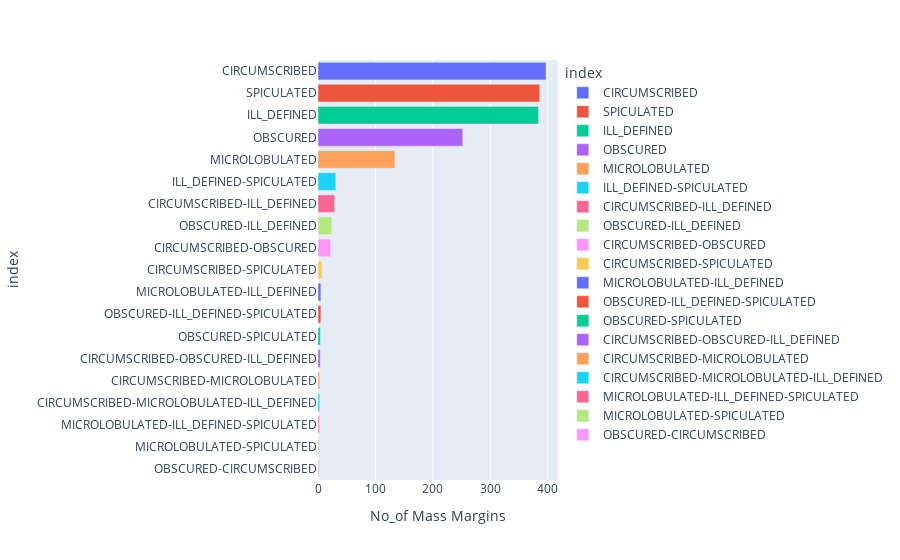

The notebook cell this image was saved under:
### Code cell
## plot the distribution types
margins_mass_full_data_graph= px.bar(data_frame= margins_mass_full_data, x= 'No_of Mass Margins', y= 'index', color='index')
##margins_mass_full_data_graph.update_layout(title='Types of Mass Margins', title_x=0.5, yaxis=dict(type='log'))
margins_mass_full_data_graph

### Figure 1 — Plotly figure (JSON) as saved in the notebook; plotly's stock layout.template omitted (floating-point values rounded to 4 significant figures)
{"data": [{"alignmentgroup": "True", "hovertemplate": "index=%{y}<br>No_of Mass Margins=%{x}<extra></extra>", "legendgroup": "CIRCUMSCRIBED", "marker": {"color": "#636efa", "pattern": {"shape": ""}}, "name": "CIRCUMSCRIBED", "offsetgroup": "CIRCUMSCRIBED", "orientation": "h", "showlegend": true, "textposition": "auto", "type": "bar", "x": [397], "xaxis": "x", "y": ["CIRCUMSCRIBED"], "yaxis": "y"}, {"alignmentgroup": "True", "hovertemplate": "index=%{y}<br>No_of Mass Margins=%{x}<extra></extra>", "legendgroup": "SPICULATED", "marker": {"color": "#EF553B", "pattern": {"shape": ""}}, "name": "SPICULATED", "offsetgroup": "SPICULATED", "orientation": "h", "showlegend": true, "textposition": "auto", "type": "bar", "x": [386], "xaxis": "x", "y": ["SPICULATED"], "yaxis": "y"}, {"alignmentgroup": "True", "hovertemplate": "index=%{y}<br>No_of Mass Margins=%{x}<extra></extra>", "legendgroup": "ILL_DEFINED", "marker": {"color": "#00cc96", "pattern": {"shape": ""}}, "name": "ILL_DEFINED", "offsetgroup": "ILL_DEFINED", "orientation": "h", "showlegend": true, "textposition": "auto", "type": "bar", "x": [384], "xaxis": "x", "y": ["ILL_DEFINED"], "yaxis": "y"}, {"alignmentgroup": "True", "hovertemplate": "index=%{y}<br>No_of Mass Margins=%{x}<extra></extra>", "legendgroup": "OBSCURED", "marker": {"color": "#ab63fa", "pattern": {"shape": ""}}, "name": "OBSCURED", "offsetgroup": "OBSCURED", "orientation": "h", "showlegend": true, "textposition": "auto", "type": "bar", "x": [252], "xaxis": "x", "y": ["OBSCURED"], "yaxis": "y"}, {"alignmentgroup": "True", "hovertemplate": "index=%{y}<br>No_of Mass Margins=%{x}<extra></extra>", "legendgroup": "MICROLOBULATED", "marker": {"color": "#FFA15A", "pattern": {"shape": ""}}, "name": "MICROLOBULATED", "offsetgroup": "MICROLOBULATED", "orientation": "h", "showlegend": true, "textposition": "auto", "type": "bar", "x": [134], "xaxis": "x", "y": ["MICROLOBULATED"], "yaxis": "y"}, {"alignmentgroup": "True", "hovertemplate": "index=%{y}<br>No_of Mass Margins=%{x}<extra></extra>", "legendgroup": "ILL_DEFINED-SPICULATED", "marker": {"color": "#19d3f3", "pattern": {"shape": ""}}, "name": "ILL_DEFINED-SPICULATED", "offsetgroup": "ILL_DEFINED-SPICULATED", "orientation": "h", "showlegend": true, "textposition": "auto", "type": "bar", "x": [31], "xaxis": "x", "y": ["ILL_DEFINED-SPICULATED"], "yaxis": "y"}, {"alignmentgroup": "True", "hovertemplate": "index=%{y}<br>No_of Mass Margins=%{x}<extra></extra>", "legendgroup": "CIRCUMSCRIBED-ILL_DEFINED", "marker": {"color": "#FF6692", "pattern": {"shape": ""}}, "name": "CIRCUMSCRIBED-ILL_DEFINED", "offsetgroup": "CIRCUMSCRIBED-ILL_DEFINED", "orientation": "h", "showlegend": true, "textposition": "auto", "type": "bar", "x": [29], "xaxis": "x", "y": ["CIRCUMSCRIBED-ILL_DEFINED"], "yaxis": "y"}, {"alignmentgroup": "True", "hovertemplate": "index=%{y}<br>No_of Mass Margins=%{x}<extra></extra>", "legendgroup": "OBSCURED-ILL_DEFINED", "marker": {"color": "#B6E880", "pattern": {"shape": ""}}, "name": "OBSCURED-ILL_DEFINED", "offsetgroup": "OBSCURED-ILL_DEFINED", "orientation": "h", "showlegend": true, "textposition": "auto", "type": "bar", "x": [24], "xaxis": "x", "y": ["OBSCURED-ILL_DEFINED"], "yaxis": "y"}, {"alignmentgroup": "True", "hovertemplate": "index=%{y}<br>No_of Mass Margins=%{x}<extra></extra>", "legendgroup": "CIRCUMSCRIBED-OBSCURED", "marker": {"color": "#FF97FF", "pattern": {"shape": ""}}, "name": "CIRCUMSCRIBED-OBSCURED", "offsetgroup": "CIRCUMSCRIBED-OBSCURED", "orientation": "h", "showlegend": true, "textposition": "auto", "type": "bar", "x": [22], "xaxis": "x", "y": ["CIRCUMSCRIBED-OBSCURED"], "yaxis": "y"}, {"alignmentgroup": "True", "hovertemplate": "index=%{y}<br>No_of Mass Margins=%{x}<extra></extra>", "legendgroup": "CIRCUMSCRIBED-SPICULATED", "marker": {"color": "#FECB52", "pattern": {"shape": ""}}, "name": "CIRCUMSCRIBED-SPICULATED", "offsetgroup": "CIRCUMSCRIBED-SPICULATED", "orientation": "h", "showlegend": true, "textposition": "auto", "type": "bar", "x": [7], "xaxis": "x", "y": ["CIRCUMSCRIBED-SPICULATED"], "yaxis": "y"}, {"alignmentgroup": "True", "hovertemplate": "index=%{y}<br>No_of Mass Margins=%{x}<extra></extra>", "legendgroup": "MICROLOBULATED-ILL_DEFINED", "marker": {"color": "#636efa", "pattern": {"shape": ""}}, "name": "MICROLOBULATED-ILL_DEFINED", "offsetgroup": "MICROLOBULATED-ILL_DEFINED", "orientation": "h", "showlegend": true, "textposition": "auto", "type": "bar", "x": [5], "xaxis": "x", "y": ["MICROLOBULATED-ILL_DEFINED"], "yaxis": "y"}, {"alignmentgroup": "True", "hovertemplate": "index=%{y}<br>No_of Mass Margins=%{x}<extra></extra>", "legendgroup": "OBSCURED-ILL_DEFINED-SPICULATED", "marker": {"color": "#EF553B", "pattern": {"shape": ""}}, "name": "OBSCURED-ILL_DEFINED-SPICULATED", "offsetgroup": "OBSCURED-ILL_DEFINED-SPICULATED", "orientation": "h", "showlegend": true, "textposition": "auto", "type": "bar", "x": [5], "xaxis": "x", "y": ["OBSCURED-ILL_DEFINED-SPICULATED"], "yaxis": "y"}, {"alignmentgroup": "True", "hovertemplate": "index=%{y}<br>No_of Mass Margins=%{x}<extra></extra>", "legendgroup": "OBSCURED-SPICULATED", "marker": {"color": "#00cc96", "pattern": {"shape": ""}}, "name": "OBSCURED-SPICULATED", "offsetgroup": "OBSCURED-SPICULATED", "orientation": "h", "showlegend": true, "textposition": "auto", "type": "bar", "x": [4], "xaxis": "x", "y": ["OBSCURED-SPICULATED"], "yaxis": "y"}, {"alignmentgroup": "True", "hovertemplate": "index=%{y}<br>No_of Mass Margins=%{x}<extra></extra>", "legendgroup": "CIRCUMSCRIBED-OBSCURED-ILL_DEFINED", "marker": {"color": "#ab63fa", "pattern": {"shape": ""}}, "name": "CIRCUMSCRIBED-OBSCURED-ILL_DEFINED", "offsetgroup": "CIRCUMSCRIBED-OBSCURED-ILL_DEFINED", "orientation": "h", "showlegend": true, "textposition": "auto", "type": "bar", "x": [4], "xaxis": "x", "y": ["CIRCUMSCRIBED-OBSCURED-ILL_DEFINED"], "yaxis": "y"}, {"alignmentgroup": "True", "hovertemplate": "index=%{y}<br>No_of Mass Margins=%{x}<extra></extra>", "legendgroup": "CIRCUMSCRIBED-MICROLOBULATED", "marker": {"color": "#FFA15A", "pattern": {"shape": ""}}, "name": "CIRCUMSCRIBED-MICROLOBULATED", "offsetgroup": "CIRCUMSCRIBED-MICROLOBULATED", "orientation": "h", "showlegend": true, "textposition": "auto", "type": "bar", "x": [3], "xaxis": "x", "y": ["CIRCUMSCRIBED-MICROLOBULATED"], "yaxis": "y"}, {"alignmentgroup": "True", "hovertemplate": "index=%{y}<br>No_of Mass Margins=%{x}<extra></extra>", "legendgroup": "CIRCUMSCRIBED-MICROLOBULATED-ILL_DEFINED", "marker": {"color": "#19d3f3", "pattern": {"shape": ""}}, "name": "CIRCUMSCRIBED-MICROLOBULATED-ILL_DEFINED", "offsetgroup": "CIRCUMSCRIBED-MICROLOBULATED-ILL_DEFINED", "orientation": "h", "showlegend": true, "textposition": "auto", "type": "bar", "x": [3], "xaxis": "x", "y": ["CIRCUMSCRIBED-MICROLOBULATED-ILL_DEFINED"], "yaxis": "y"}, {"alignmentgroup": "True", "hovertemplate": "index=%{y}<br>No_of Mass Margins=%{x}<extra></extra>", "legendgroup": "MICROLOBULATED-ILL_DEFINED-SPICULATED", "marker": {"color": "#FF6692", "pattern": {"shape": ""}}, "name": "MICROLOBULATED-ILL_DEFINED-SPICULATED", "offsetgroup": "MICROLOBULATED-ILL_DEFINED-SPICULATED", "orientation": "h", "showlegend": true, "textposition": "auto", "type": "bar", "x": [2], "xaxis": "x", "y": ["MICROLOBULATED-ILL_DEFINED-SPICULATED"], "yaxis": "y"}, {"alignmentgroup": "True", "hovertemplate": "index=%{y}<br>No_of Mass Margins=%{x}<extra></extra>", "legendgroup": "MICROLOBULATED-SPICULATED", "marker": {"color": "#B6E880", "pattern": {"shape": ""}}, "name": "MICROLOBULATED-SPICULATED", "offsetgroup": "MICROLOBULATED-SPICULATED", "orientation": "h", "showlegend": true, "textposition": "auto", "type": "bar", "x": [2], "xaxis": "x", "y": ["MICROLOBULATED-SPICULATED"], "yaxis": "y"}, {"alignmentgroup": "True", "hovertemplate": "index=%{y}<br>No_of Mass Margins=%{x}<extra></extra>", "legendgroup": "OBSCURED-CIRCUMSCRIBED", "marker": {"color": "#FF97FF", "pattern": {"shape": ""}}, "name": "OBSCURED-CIRCUMSCRIBED", "offsetgroup": "OBSCURED-CIRCUMSCRIBED", "orientation": "h", "showlegend": true, "textposition": "auto", "type": "bar", "x": [2], "xaxis": "x", "y": ["OBSCURED-CIRCUMSCRIBED"], "yaxis": "y"}], "layout": {"barmode": "relative", "legend": {"title": {"text": "index"}, "tracegroupgap": 0}, "margin": {"t": 60}, "xaxis": {"anchor": "y", "domain": [0, 1], "title": {"text": "No_of Mass Margins"}}, "yaxis": {"anchor": "x", "categoryarray": ["OBSCURED-CIRCUMSCRIBED", "MICROLOBULATED-SPICULATED", "MICROLOBULATED-ILL_DEFINED-SPICULATED", "CIRCUMSCRIBED-MICROLOBULATED-ILL_DEFINED", "CIRCUMSCRIBED-MICROLOBULATED", "CIRCUMSCRIBED-OBSCURED-ILL_DEFINED", "OBSCURED-SPICULATED", "OBSCURED-ILL_DEFINED-SPICULATED", "MICROLOBULATED-ILL_DEFINED", "CIRCUMSCRIBED-SPICULATED", "CIRCUMSCRIBED-OBSCURED", "OBSCURED-ILL_DEFINED", "CIRCUMSCRIBED-ILL_DEFINED", "ILL_DEFINED-SPICULATED", "MICROLOBULATED", "OBSCURED", "ILL_DEFINED", "SPICULATED", "CIRCUMSCRIBED"], "categoryorder": "array", "domain": [0, 1], "title": {"text": "index"}}}}
